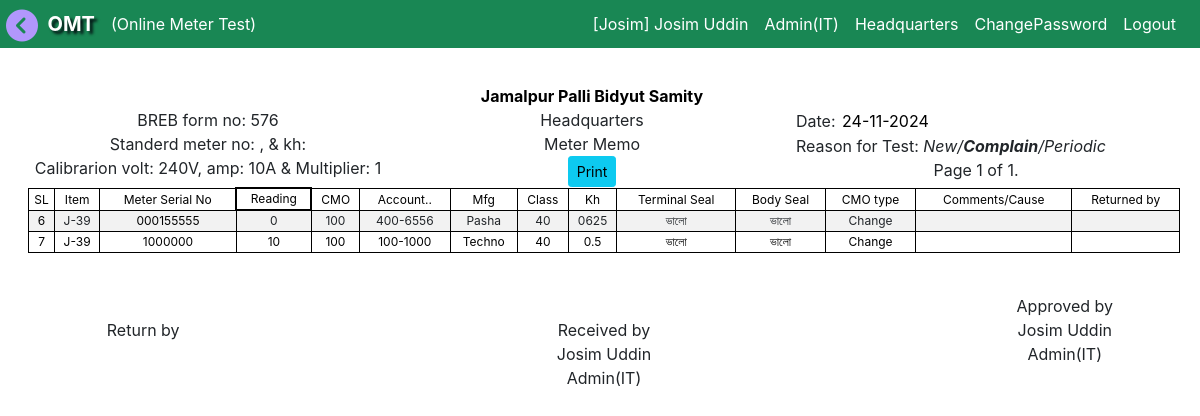
The app's page /meter_memo (signed in) with its own data.
### accounts/models.py (models this page shows, shortened)
class CustomUser(AbstractUser):
    ROLE_CHOICES = (
        ('admin', 'Admin'),
        ('MT', 'MT'),
        ('MTS', 'MTS'),
        ('IT', 'IT'),
        ('AGM', 'AGM'),
        ('DGM', 'DGM'),
        ('BS', 'BS'),
        ('BA', 'BA'),
        ('JE', 'JE'),
        ('LT', 'LT'),
        ('LM', 'LM'),
        ('user', 'User'),
    )
    username = models.CharField(max_length=100, unique=True)
    role = models.CharField(max_length=10, choices=ROLE_CHOICES, default='user')
    office = models.ForeignKey(Office, on_delete=models.CASCADE, null=True, blank=True)
    mobile = models.CharField(max_length=30, unique=True, blank=True, null=True)
    designation = models.ForeignKey(Designation, on_delete=models.SET_NULL, null=True, blank=True)
    training_id = models.CharField(max_length=30, unique=True, blank=True, null=True)
    date = models.DateField(auto_now_add=False, auto_now=False, default=today)
    sign_image = models.ImageField(upload_to='images/', null=True, blank=True)
    updated_by = models.CharField(max_length=100, blank=True, null=True)
    password_changed_at = models.DateTimeField(auto_now=True)  # Auto-updates on save
    def save(self, *args, **kwargs):
        if self.pk:
            original_user = CustomUser.objects.get(pk=self.pk)
            if original_user.password != self.password:
                self.password_changed_at = timezone.now()
        super().save(*args, **kwargs)

class Designation(models.Model):
    title = models.CharField(max_length=50, null=True, blank=True)
    details = models.CharField(max_length=50, null=True, blank=True)
    def __str__(self):
    	return self.title

class Office(models.Model):
	pbs = models.ForeignKey(Pbs, on_delete=models.CASCADE, blank=True, null=True)
	office_name =  models.CharField(max_length=255, null=True, blank=True)
	office_code = models.CharField(max_length=10, null=True, default="0")
	catagory = models.CharField(max_length=150, blank=True, null=True, choices= item_choice)
	updated_by = models.CharField(max_length=100, blank=True, null=True)

class Pbs(models.Model):
	pbs_code = models.CharField(max_length=10, null=True, blank=True, default="0")
	pbs_name = models.CharField(max_length=150, null=True, blank=True, default="default_pbs")
	updated_by = models.CharField(max_length=100, blank=True, null=True)

class OfficeEmp(models.Model):
    office = models.OneToOneField(Office, on_delete=models.CASCADE)
    tested_by = models.ForeignKey(CustomUser, on_delete=models.CASCADE, blank=True, null=True, related_name="office_tested_by")
    checked_by = models.ForeignKey(CustomUser, on_delete=models.CASCADE, blank=True, null=True, related_name="office_checked_by")
    counter_sign_by = models.ForeignKey(CustomUser, on_delete=models.CASCADE, blank=True, null=True, related_name="office_counter_sign_by")
    received_by =  models.ForeignKey(CustomUser, on_delete=models.CASCADE, blank=True, null=True, related_name="office_received_by")
    standered_meter = models.ForeignKey(Standard_Meter, on_delete=models.CASCADE, blank=True, null=True)
    updated_by = models.CharField(max_length=100, blank=True, null=True)

### test_data/models.py (models this page shows, shortened)
class Test_Data(models.Model):
	office = models.ForeignKey(Office, on_delete=models.CASCADE, default=default_office)
	tested_meter_no = models.CharField(max_length=20, blank=True, null=True)
	reading_as_found = models.CharField(max_length=20, default="x")
	reading_as_left = models.CharField(max_length=20, default="x")
	multiplier = models.CharField(max_length=20, default=1)
	cmo = models.CharField(max_length=20, blank=True, null=True)
	book = models.CharField(max_length=3, blank=True, null=True)
	account = models.CharField(max_length=4, blank=True, null=True)
	manufacturer = models.CharField(max_length=30, blank=True, null=True)
	meter_class = models.CharField(max_length=5, blank=True, null=True)
	meter_item = models.CharField(max_length=100, blank=True, null=True)
	kh = models.CharField(max_length=5, blank=True, null=True)
	result = models.PositiveIntegerField(default=0)
	LL_TA = models.CharField(max_length=5, default=1)
	FL_TA = models.CharField(max_length=5, default=10)
	LL_rev = models.CharField(max_length=5, default=2)
	FL_rev = models.CharField(max_length=5, default=10)
	as_found_ll = models.CharField(max_length=10, blank=True, null=True)
	as_found_fl = models.CharField(max_length=10, blank=True, null=True)
	percent_found_ll = models.CharField(max_length=10, blank=True, null=True)
	percent_found_fl = models.CharField(max_length=10, blank=True, null=True)
	error_ll = models.CharField(max_length=10, blank=True, null=True)
	error_fl = models.CharField(max_length=10, blank=True, null=True)
	as_left_ll = models.CharField(max_length=10, blank=True, null=True)
	as_left_fl = models.CharField(max_length=10, blank=True, null=True)
	percent_left_ll = models.CharField(max_length=10, blank=True, null=True)
	percent_left_fl = models.CharField(max_length=10, blank=True, null=True)
	error_left_ll = models.CharField(max_length=10, blank=True, null=True)
	error_left_fl = models.CharField(max_length=10, blank=True, null=True)
	standerd_rev_req_ll = models.CharField(max_length=10, blank=True, null=True)
	standerd_rev_req_fl = models.CharField(max_length=10, blank=True, null=True)
	terminal_seal= models.CharField(max_length=50, blank=True, null=True)
	terminal_seal_no = models.CharField(max_length=20, null=True, blank=True)
	terminal_seal_missing = models.CharField(max_length=100, null=True, blank=True)
	body_seal= models.CharField(max_length=50, blank=True, null=True)
	glass_cover = models.CharField(max_length=100, null=True, blank=True)
	test_clip = models.CharField(max_length=100, null=True, blank=True)
	remove_cause = models.CharField(max_length=255, blank=True, null=True)
	remove_date = models.DateField(null=True, blank=True)
	install_date = models.DateField(null=True, blank=True)
	comments = models.TextField(default="মিটারটি ভালো আছে।", max_length=200, blank=True, null=True)
	remark = models.CharField(max_length=200, blank=True, null=True)
	cmo_type = models.CharField(max_length=50, blank=True, null=True)
	purchase_order =  models.CharField(max_length=100, default="-")
	created_by = models.ForeignKey(User, null=True, blank=True, default=None, on_delete=models.CASCADE, related_name="td_created_by")
	created_date = models.DateField(auto_now_add=False, auto_now=False, null=True, blank=True)
	updated_by = models.ForeignKey(User, null=True, blank=True, default=None, on_delete=models.CASCADE, related_name="td_updated_by")
	updated_date = models.DateTimeField(auto_now=True, null=True, blank=True)
	checked_by = models.ForeignKey(User, null=True, blank=True, default=None, on_delete=models.CASCADE, related_name="checked_by")
	checked_date = models.DateTimeField(auto_now_add=False, auto_now=False, null=True, blank=True)
	counter_sign_by = models.ForeignKey(User, null=True, blank=True, default=None, on_delete=models.CASCADE, related_name="counter_sign_by")
	counter_sign_date = models.DateTimeField(auto_now_add=False, auto_now=False, null=True, blank=True)
	print_counter = models.IntegerField(null=True, blank=True, default=0)
	received_by = models.ForeignKey(User, null=True, blank=True,  default=None, on_delete=models.CASCADE, related_name="received_by")
	received_date = models.DateTimeField(auto_now_add=False, auto_now=False, null=True, blank=True)

### meter_memo/views.py (the view)
# urls.py: path('meter_memo', views.MeterMemo, name='meter_memo'),
@login_required
def MeterMemo(request):
    profile = CustomUser.objects.filter(office=request.user.office).latest('id')
    office = Office.objects.get(id=request.user.office.id)
    test_data = Test_Data.objects.filter(office= request.user.office).order_by('id')
    paginator = Paginator(test_data, 24) # Show 24 contacts per page.
    page_number = request.GET.get('page')
    page_obj = paginator.get_page(page_number)
    date = datetime.date.today().strftime("%d-%m-%Y")
    return render(request, 'meter_memo/meter_memo_multi.html',
        {'test_data':test_data, 'page_obj': page_obj, 'office':office, 'profile':profile, 'date':date})

### meter_memo/templates/meter_memo/meter_memo_multi.html (shortened to what this page needs)
{% extends 'base.html' %}
{% load static %}
{% block content %}
<div class="m-1 p-4 w-100">
<div class="col-12 row">
  <div class="col-md-4 col-sm-12 text-center"> <br>BREB form no: 576 <br> Standerd meter no: {{office.standered_meter}},  & kh: {{office.standered_meter.std_kh}} <br> Calibrarion volt: 240V,  amp: 10A & Multiplier: 1 </div>
  <div class="col-md-4 col-sm-12 text-center"><b>
      <a href="{% url 'test_input' %}" class="text-decoration-none">
         {{office.pbs.pbs_name}}
      </a></b><br>
        {{ office.office_name }}<br>
       <span> Meter Memo </span>
      <div id="print_btn">
      <button href="#" onClick='print_only_doc("e")' class="btn btn-sm btn-info">
        Print
      </button>
    </div>
  </div>
  <div class="col-md-4 col-sm-12 text-right"> <br>Date: <input style="width:100px; outline:none!important; border:0;outline:0;" value ="{{date}}" id="date"> <br> Reason for Test:<i> New/<b>Complain</b>/Periodic</i>
        <br>
        <div class="pagination d-flex justify-content-center">
            <span class="step-links">
                <span class="current">
                    Page {{ page_obj.number }} of {{ page_obj.paginator.num_pages }}.
                </span>
            </span>
        </div>
    </div>
</div>
<div class="table-responsive">
{% if page_obj %}
<table class="table table-striped mytable text-center w-100">
  <thead>
    <tr>
      <td>SL</td>
      <td>Item</td>
      <td>Meter Serial No</td>
      <td class="text-center" style="border: 2px solid black;">Reading</td>
      <td>CMO</td>
      <td>Account..</td>
      <td>Mfg</td>
      <td>Class</td>
      <td>Kh</td>
      <td>Terminal Seal</td>
      <td>Body Seal</td>
      <td>CMO type</td>
      <td>Comments/Cause</td>
      <td>Returned by</td>
    </tr>
  </thead>
  <tbody>
    {% for data in page_obj %}
    <tr>
      <td><a href="{% url 'test_report_single' pk=data.id %}" class="text-decoration-none">{{data.id}}</a></td>
      <td>{{data.meter_item}}</td>
      <td><a href="{% url 'update' pk=data.id %}" class="text-decoration-none">{{ data.tested_meter_no }}</a></td>
      <td>{{data.reading_as_found}}</td>
      <td>{{data.cmo}}</td>
      <td>{{data.book}}-{{data.account}}</td>
      <td>{{data.manufacturer}}</td>
      <td>{{data.meter_class}}</td>
      <td>{{data.kh}}</td>
      <td>{{data.terminal_seal}}</td>
      <td>{{data.body_seal}}</td>
      <td>
        {% if data.cmo_type == "True" %}
              Remove
        {% else %}
              Change
        {% endif %}
      </td>
      <td style="font-family: 'AdorshoLipi', Arial, sans-serif !important;">{% if data.remove_cause != None %}{{data.remove_cause}}{% endif %}</td>
      <td></td>
    </tr>
    {% endfor %}
  </tbody>
</table>
</div>
<table class="table-sign">
<tr class="sign">
  <td rowspan="3" colspan="4">Return by</td>
  <td></td>
  <td colspan="6" rowspan="3"><br><br>Received by<br>{{ office.officeemp.tested_by.get_full_name }}<br>{{office.officeemp.tested_by.designation}}
  </td>
  <td></td>
  <td colspan="4" rowspan="3">Approved by<br>{% if office.officeemp.counter_sign_by.get_full_name %}  {{office.officeemp.counter_sign_by.get_full_name }} <br> {{office.officeemp.counter_sign_by.designation}} {% endif %}
  </td>
</tr>
</table>
    {% else %}
      <p class="pt-4 text-center text-danger">No Result Found</p>
    {% endif %}
</div>
{% endblock %}

### templates/navbar.html (shortened to what this page needs)
<nav class="navbar navbar-expand-sm navbar-dark bg-success text-white justify-content-end p-1" id="navbar">
  <div class="container-fluid">
    &nbsp; &nbsp; &nbsp; &nbsp;<span class="navbar-brand"><b style="text-shadow: 3px 3px 3px rgba(0, 0, 10, 0.9);">OMT</b></span>
    <div class="collapse navbar-collapse" id="navbarSupportedContent">
      {% if user.is_authenticated %}
        {% if role == 'MT' or role == 'MTS' %}
      <ul class="navbar-nav me-auto">
        <li class="nav-item dropdown">
          <span class="nav-link dropdown-toggle" href="#" id="navbarDropdown" role="button" data-bs-toggle="dropdown" aria-expanded="false">
            Test Data
          </span>
          <ul class="dropdown-menu" aria-labelledby="navbarDropdown">
            <li><a class="dropdown-item" href="{% url 'test_input' %}">New Test</a></li>
            <li><a class="dropdown-item" href="{% url 'test_report_multi' %}">Test Report</a></li>
            <li><a class="dropdown-item" href="{% url 'test_report_multi_search' %}">Search</a></li>
          </ul>
        </li>
        <li class="nav-item dropdown">
          <span class="nav-link dropdown-toggle" href="#" id="navbarDropdown" role="button" data-bs-toggle="dropdown" aria-expanded="false">
            Register
          </span>
          <ul class="dropdown-menu" aria-labelledby="navbarDropdown">
            <li><a class="dropdown-item" href="{% url 'issue_item' %}">Meter Issue</a></li>
            <li><a class="dropdown-item" href="{% url 'issue_seal' %}">Seal Issue</a></li>
            <li><hr class="dropdown-divider"></li>
            <li><a class="dropdown-item" href="{% url 'meter_issue_list' %}">Meter Record Book Register</a></li>
            <li><a class="dropdown-item" href="{% url 'seal_issue_list' %}">Seal Issue Register</a></li>
          </ul>
        </li>
        <li class="nav-item dropdown">
          <span class="nav-link dropdown-toggle" href="#" id="navbarDropdown" role="button" data-bs-toggle="dropdown" aria-expanded="false">
            Balance
          </span>
          <ul class="dropdown-menu" aria-labelledby="navbarDropdown">
            <li><a class="dropdown-item" href="{% url 'balance' %}">Balance</a></li>
            <li><a class="dropdown-item" href="{% url 'receive_item' %}">Receive All</a></li>
            <li><a class="dropdown-item" href="{% url 'issue_item_to_bl' %}">Send Item</a></li>
          </ul>
        </li>
        <li class="nav-item dropdown">
          <span class="nav-link dropdown-toggle" href="#" id="navbarDropdown" role="button" data-bs-toggle="dropdown" aria-expanded="false">
            More
          </span>
          <ul class="dropdown-menu" aria-labelledby="navbarDropdown">
            <li><a class="dropdown-item" href="{% url 'signup' %}">Add Employee</a></li>
            <li><a class="dropdown-item" href="{% url 'register' %}">Despass</a></li>
          </ul>
        </li>
      </ul>
      {% else %}
        (Online Meter Test)
      {% endif %}
      <ul class="navbar-nav ms-auto">
        <li class="nav-item">
          <a class="nav-link text-white text-nowrap" href="{% url 'profile' %}">[{{request.user.username}}]  {{request.user.first_name}} {{request.user.last_name}}</a>
        </li>
        <li class="nav-item">
          <a class="nav-link text-white text-nowrap" href="{% url 'profile' %}">{{request.user.designation}}</a>
        </li>
        <li class="nav-item">
          <a class="nav-link text-white text-nowrap" href="{% url 'profile' %}">{{request.user.office.office_name}}</a>
        </li>
        <li class="nav-item">
          <a class="nav-link text-white" href="{% url 'password_change' %}">ChangePassword</a>
        </li>
        <li class="nav-item">
          <a class="nav-link text-white" href="{% url 'logout' %}">Logout</a>
        </li>
      </ul>
      {% else %}
      <ul class="navbar-nav ms-auto">
        <li class="nav-item">
          <a class="nav-link text-white" href="{% url 'login' %}">Login</a>
        </li>
      </ul>
      {% endif %}
    </div>
  </div>
</nav>

### meter_memo/templates/meter_memo/meter_memo_multi.html (style rules this page uses)
a { text-decoration: none; color: black; }
table, th, td, thead { border: 1.5px solid black; border-collapse: collapse; }
.mytable>tbody>tr>td, .mytable>thead>tr>td { border: 1px solid black; }
.table-striped { font-size: 12px; color: black; }
.mytable>tbody>tr>td, .mytable>tbody>tr>th, .mytable>tfoot>tr>td, .mytable>tfoot>tr>th, .mytable>thead>tr>td, .mytable>thead>tr>th { padding: 1px; }
.table-sign { border: 0px; width: 100% }
.sign>td { border: 0px solid black !important; text-align: center; width: 20%; }

### records on screen
CustomUser: user.username "Josim", user.first_name "Josim", user.last_name "Uddin", user.designation "Admin(IT)", user.office.office_name "Headquarters"
Office: pbs.pbs_name "Jamalpur Palli Bidyut Samity", office_name "Headquarters", officeemp.tested_by.get_full_name "Josim Uddin", officeemp.tested_by.designation "Admin(IT)", officeemp.counter_sign_by.get_full_name "Josim Uddin", officeemp.counter_sign_by.designation "Admin(IT)"
Test_Data: id "6", meter_item "J-39", tested_meter_no "000155555", reading_as_found "0", cmo "100", book "400", account "6556", manufacturer "Pasha", meter_class "40", kh "0625", terminal_seal "ভালো", body_seal "ভালো", cmo_type "Change"
Test_Data: id "7", meter_item "J-39", tested_meter_no "1000000", reading_as_found "10", cmo "100", book "100", account "1000", manufacturer "Techno", meter_class "40", kh "0.5", terminal_seal "ভালো", body_seal "ভালো", cmo_type "Change"

### other values on screen
{{ page_obj.number }} "1"
{{ page_obj.paginator.num_pages }} "1"
